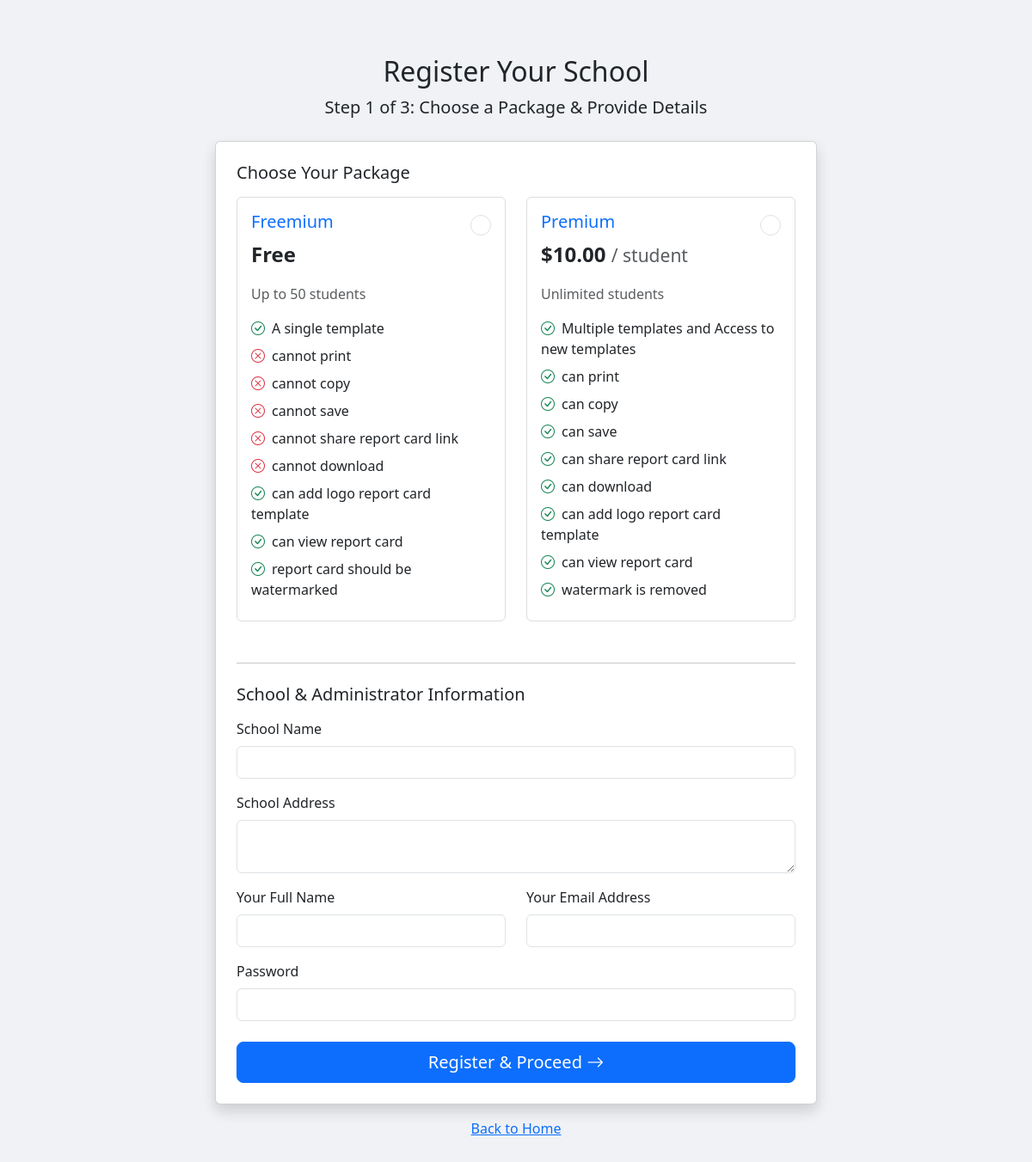
/register.php, run on the app's committed database.
### tables this page shows
CREATE TABLE IF NOT EXISTS `packages` (
  `id` int(11) NOT NULL,
  `name` varchar(255) NOT NULL,
  `price` decimal(10,2) NOT NULL,
  `student_limit` int(11) NOT NULL,
  `features` text NOT NULL,
  `created_at` timestamp NOT NULL DEFAULT CURRENT_TIMESTAMP,
  `updated_at` timestamp NOT NULL DEFAULT CURRENT_TIMESTAMP ON UPDATE CURRENT_TIMESTAMP
);

### core/helpers.php (called while the page is built, shortened)
<?php
$app_settings = null;
function s_get($pdo, $key, $default = '') {
    global $app_settings;
    if ($app_settings === null) {
        try {
            $stmt = $pdo->query("SELECT setting_key, setting_value FROM system_settings");
            $app_settings = $stmt->fetchAll(PDO::FETCH_KEY_PAIR);
        } catch (PDOException $e) {
            $app_settings = [];
        }
    }
    return htmlspecialchars($app_settings[$key] ?? $default);
}
function get_currency_symbol($pdo) {
    return s_get($pdo, 'currency_symbol', '$');
}
?>

### register.php (the view, shortened to what this page needs)
<?php
$registration_enabled = (bool)s_get($pdo, 'registration_enabled', 1);
try {
    $stmt = $pdo->query("SELECT * FROM packages ORDER BY id");
    $packages = $stmt->fetchAll(PDO::FETCH_ASSOC);
} catch (PDOException $e) {
    $packages = [];
    $_SESSION['error'] = 'Could not load registration packages. Please contact support.';
}
?>
<!DOCTYPE html>
<html lang="en">
<head>
    <link href="https://cdn.jsdelivr.net/npm/bootstrap@5.3.3/dist/css/bootstrap.min.css" rel="stylesheet">
    <link href="https://cdn.jsdelivr.net/npm/bootstrap-icons@1.10.5/font/bootstrap-icons.css" rel="stylesheet">
</head>
<body>
    <?php if ($registration_enabled): ?>
    <div class="registration-container">
        <div class="text-center mb-4">
            <h1 class="h2">Register Your School</h1>
            <p class="lead">Step 1 of 3: Choose a Package & Provide Details</p>
        </div>
        <div class="card shadow">
            <div class="card-body p-4">
                <form action="/controllers/registration_controller.php" method="POST">
                    <h5 class="mb-3">Choose Your Package</h5>
                    <?php if (!empty($packages)): ?>
                        <div class="row">
                        <?php foreach ($packages as $package): ?>
                            <div class="col-md-6 mb-4">
                                <div class="card h-100 package-card" onclick="document.getElementById('package_<?php echo $package['id']; ?>').checked = true;">
                                    <div class="card-body">
                                        <input class="form-check-input" type="radio" name="package_id" id="package_<?php echo $package['id']; ?>" value="<?php echo $package['id']; ?>" required>
                                        <label class="form-check-label" for="package_<?php echo $package['id']; ?>">
                                            <h5 class="card-title text-primary"><?php echo htmlspecialchars($package['name']); ?></h5>
                                            <p class="fs-4 fw-bold">
                                                <?php if ($package['price'] > 0): ?>
                                                    <?php echo get_currency_symbol($pdo); ?><?php echo htmlspecialchars(number_format($package['price'], 2)); ?>
                                                    <small class="text-muted fw-normal">/ student</small>
                                                <?php else: ?>
                                                    Free
                                                <?php endif; ?>
                                            </p>
                                            <p class="text-muted">
                                                <?php if ($package['student_limit'] > 0): ?>
                                                    Up to <?php echo htmlspecialchars($package['student_limit']); ?> students
                                                <?php else: ?>
                                                    Unlimited students
                                                <?php endif; ?>
                                            </p>
                                            <ul class="list-unstyled mt-3 mb-0 package-features">
                                                <?php
                                                $features = json_decode($package['features'], true);
                                                if (is_array($features)) {
                                                    foreach ($features as $feature) {
                                                        $is_negative = str_contains(strtolower($feature), 'cannot') || str_contains(strtolower($feature), 'no');
                                                        $icon = $is_negative ? 'bi-x-circle text-danger' : 'bi-check-circle text-success';
                                                        echo '<li><i class="bi ' . $icon . ' me-2"></i>' . htmlspecialchars($feature) . '</li>';
                                                    }
                                                }
                                                ?>
                                            </ul>
                                        </label>
                                    </div>
                                </div>
                            </div>
                        <?php endforeach; ?>
                        </div>
                    <?php else: ?>
                        <div class="alert alert-warning">No packages are available at this time. Please contact support.</div>
                    <?php endif; ?>
                    <hr class="my-4">
                    <h5 class="mb-3">School & Administrator Information</h5>
                    <div class="mb-3">
                        <label for="school_name" class="form-label">School Name</label>
                        <input type="text" class="form-control" id="school_name" name="school_name" required>
                    </div>
                    <div class="mb-3">
                        <label for="school_address" class="form-label">School Address</label>
                        <textarea class="form-control" id="school_address" name="school_address" rows="2"></textarea>
                    </div>
                    <div class="row">
                        <div class="col-md-6 mb-3">
                            <label for="admin_name" class="form-label">Your Full Name</label>
                            <input type="text" class="form-control" id="admin_name" name="admin_name" required>
                        </div>
                        <div class="col-md-6 mb-3">
                            <label for="admin_email" class="form-label">Your Email Address</label>
                            <input type="email" class="form-control" id="admin_email" name="admin_email" required>
                        </div>
                    </div>
                    <div class="mb-3">
                        <label for="admin_password" class="form-label">Password</label>
                        <input type="password" class="form-control" id="admin_password" name="admin_password" required>
                    </div>
                    <div class="d-grid mt-4">
                        <button type="submit" class="btn btn-primary btn-lg" <?php if (empty($packages)) echo 'disabled'; ?>>
                            Register & Proceed <i class="bi bi-arrow-right"></i>
                        </button>
                    </div>
                </form>
            </div>
        </div>
        <div class="text-center mt-3">
            <a href="/">Back to Home</a>
        </div>
    </div>
    <?php endif; ?>
</body>
</html>

### register.php (style rules this page uses)
body { background-color: #f0f2f5; }
.registration-container { max-width: 700px; margin: 4rem auto; }
.package-card { cursor: pointer; border: 1px solid #ddd; transition: all 0.2s ease-in-out; }
.package-card .form-check-input { position: absolute; top: 1rem; right: 1rem; width: 1.5em; height: 1.5em; }
.package-card .form-check-label { width: 100%; }
.package-features li { margin-bottom: 0.5rem; }

### data on the page
packages: name "Freemium", price "Free", student_limit "50", features "A single template", features "cannot print", features "cannot copy", features "cannot save", features "cannot share report card link", features "cannot download", features "can add logo report card template", features "can view report card", features "report card should be watermarked"
packages: name "Premium", price "10.00", student_limit "Unlimited students", features "Multiple templates and Access to new templates", features "can print", features "can copy", features "can save", features "can share report card link", features "can download", features "can add logo report card template", features "can view report card", features "watermark is removed"
